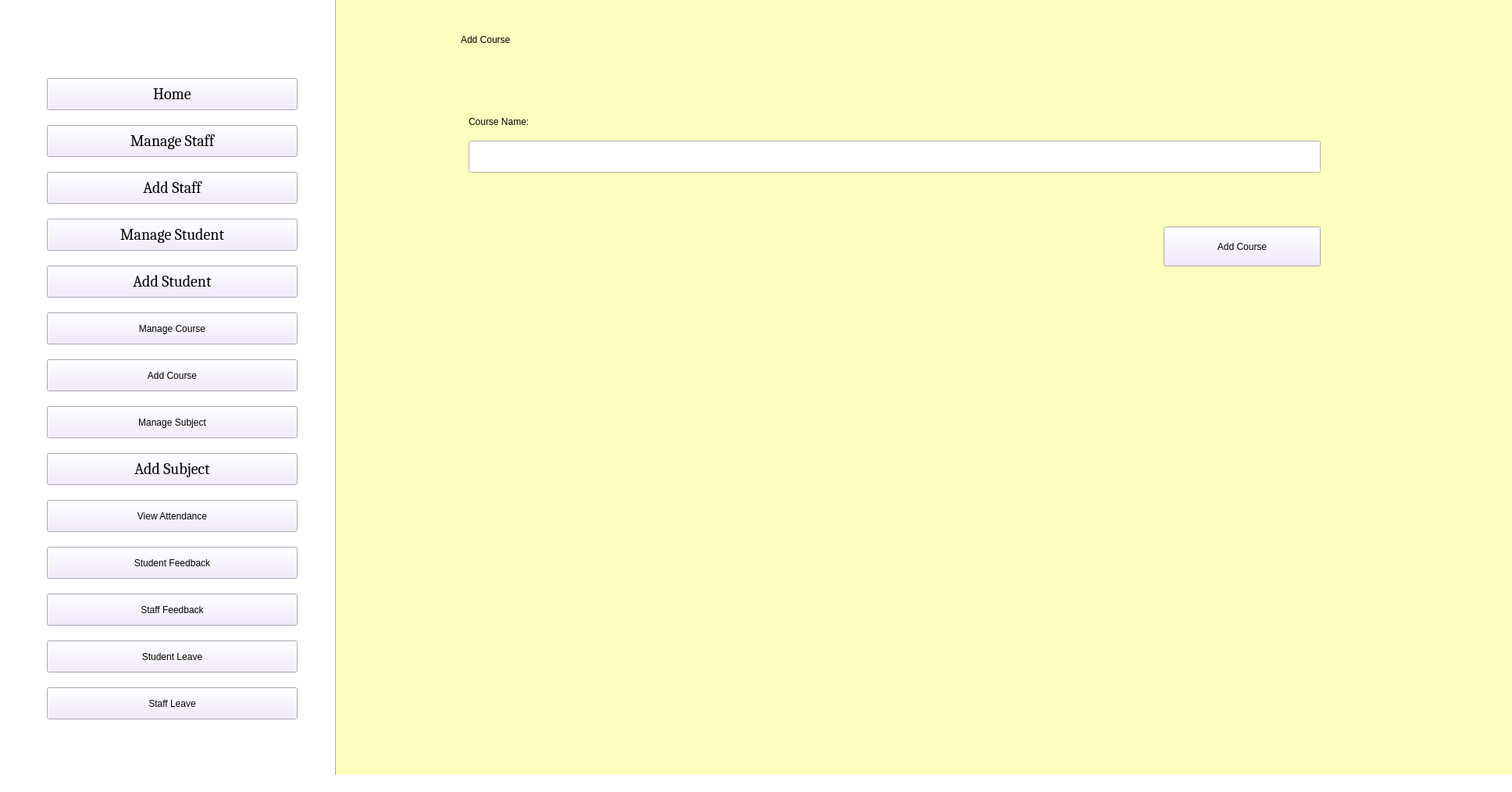
<?xml version="1.0" encoding="UTF-8"?>
<ui version="4.0">
 <class>AdminHomePage</class>
 <widget class="QMainWindow" name="AdminHomePage">
  <property name="enabled">
   <bool>true</bool>
  </property>
  <property name="geometry">
   <rect>
    <x>0</x>
    <y>0</y>
    <width>1936</width>
    <height>1014</height>
   </rect>
  </property>
  <property name="windowTitle">
   <string>Admin Home Page</string>
  </property>
  <property name="styleSheet">
   <string notr="true">background-color: rgb(255, 225, 198);
background-color: rgb(255, 255, 255);
</string>
  </property>
  <widget class="QWidget" name="centralwidget">
   <widget class="QPushButton" name="Home_b">
    <property name="geometry">
     <rect>
      <x>60</x>
      <y>100</y>
      <width>321</width>
      <height>41</height>
     </rect>
    </property>
    <property name="font">
     <font>
      <family>Cambria</family>
      <pointsize>15</pointsize>
      <weight>50</weight>
      <italic>false</italic>
      <bold>false</bold>
     </font>
    </property>
    <property name="styleSheet">
     <string notr="true">font: 15pt &quot;Cambria&quot;;
background-color: rgb(241, 231, 254);</string>
    </property>
    <property name="text">
     <string>Home</string>
    </property>
   </widget>
   <widget class="QPushButton" name="ManageStaff_b">
    <property name="geometry">
     <rect>
      <x>60</x>
      <y>160</y>
      <width>321</width>
      <height>41</height>
     </rect>
    </property>
    <property name="font">
     <font>
      <family>Cambria</family>
      <pointsize>15</pointsize>
      <weight>50</weight>
      <italic>false</italic>
      <bold>false</bold>
     </font>
    </property>
    <property name="styleSheet">
     <string notr="true">font: 15pt &quot;Cambria&quot;;
background-color: rgb(241, 231, 254);</string>
    </property>
    <property name="text">
     <string>Manage Staff</string>
    </property>
   </widget>
   <widget class="QPushButton" name="AddStaff_b">
    <property name="geometry">
     <rect>
      <x>60</x>
      <y>220</y>
      <width>321</width>
      <height>41</height>
     </rect>
    </property>
    <property name="font">
     <font>
      <family>Cambria</family>
      <pointsize>15</pointsize>
      <weight>50</weight>
      <italic>false</italic>
      <bold>false</bold>
     </font>
    </property>
    <property name="styleSheet">
     <string notr="true">font: 15pt &quot;Cambria&quot;;
background-color: rgb(241, 231, 254);</string>
    </property>
    <property name="text">
     <string>Add Staff</string>
    </property>
   </widget>
   <widget class="QPushButton" name="AddStudent_b">
    <property name="geometry">
     <rect>
      <x>60</x>
      <y>340</y>
      <width>321</width>
      <height>41</height>
     </rect>
    </property>
    <property name="font">
     <font>
      <family>Cambria</family>
      <pointsize>15</pointsize>
      <weight>50</weight>
      <italic>false</italic>
      <bold>false</bold>
     </font>
    </property>
    <property name="styleSheet">
     <string notr="true">font: 15pt &quot;Cambria&quot;;
background-color: rgb(241, 231, 254);</string>
    </property>
    <property name="text">
     <string>Add Student</string>
    </property>
   </widget>
   <widget class="QPushButton" name="ManageCourse_b">
    <property name="geometry">
     <rect>
      <x>60</x>
      <y>400</y>
      <width>321</width>
      <height>41</height>
     </rect>
    </property>
    <property name="styleSheet">
     <string notr="true">font: 15pt &quot;Cambria&quot;;
background-color: rgb(241, 231, 254);</string>
    </property>
    <property name="text">
     <string>Manage Course</string>
    </property>
   </widget>
   <widget class="QPushButton" name="AddCourse_b">
    <property name="geometry">
     <rect>
      <x>60</x>
      <y>460</y>
      <width>321</width>
      <height>41</height>
     </rect>
    </property>
    <property name="styleSheet">
     <string notr="true">font: 15pt &quot;Cambria&quot;;
background-color: rgb(241, 231, 254);</string>
    </property>
    <property name="text">
     <string>Add Course</string>
    </property>
   </widget>
   <widget class="QPushButton" name="ManageSubject_b">
    <property name="geometry">
     <rect>
      <x>60</x>
      <y>520</y>
      <width>321</width>
      <height>41</height>
     </rect>
    </property>
    <property name="styleSheet">
     <string notr="true">font: 15pt &quot;Cambria&quot;;
background-color: rgb(241, 231, 254);</string>
    </property>
    <property name="text">
     <string>Manage Subject</string>
    </property>
   </widget>
   <widget class="QPushButton" name="AddSubject_b">
    <property name="geometry">
     <rect>
      <x>60</x>
      <y>580</y>
      <width>321</width>
      <height>41</height>
     </rect>
    </property>
    <property name="font">
     <font>
      <family>Cambria</family>
      <pointsize>15</pointsize>
      <weight>50</weight>
      <italic>false</italic>
      <bold>false</bold>
     </font>
    </property>
    <property name="styleSheet">
     <string notr="true">font: 15pt &quot;Cambria&quot;;
background-color: rgb(241, 231, 254);</string>
    </property>
    <property name="text">
     <string>Add Subject</string>
    </property>
   </widget>
   <widget class="QPushButton" name="ViewAttendance_b">
    <property name="geometry">
     <rect>
      <x>60</x>
      <y>640</y>
      <width>321</width>
      <height>41</height>
     </rect>
    </property>
    <property name="styleSheet">
     <string notr="true">font: 15pt &quot;Cambria&quot;;
background-color: rgb(241, 231, 254);</string>
    </property>
    <property name="text">
     <string>View Attendance</string>
    </property>
   </widget>
   <widget class="QPushButton" name="StudentFeedback_b">
    <property name="geometry">
     <rect>
      <x>60</x>
      <y>700</y>
      <width>321</width>
      <height>41</height>
     </rect>
    </property>
    <property name="styleSheet">
     <string notr="true">font: 15pt &quot;Cambria&quot;;
background-color: rgb(241, 231, 254);</string>
    </property>
    <property name="text">
     <string>Student Feedback</string>
    </property>
   </widget>
   <widget class="QPushButton" name="StaffFeedback_b">
    <property name="geometry">
     <rect>
      <x>60</x>
      <y>760</y>
      <width>321</width>
      <height>41</height>
     </rect>
    </property>
    <property name="styleSheet">
     <string notr="true">font: 15pt &quot;Cambria&quot;;
background-color: rgb(241, 231, 254);</string>
    </property>
    <property name="text">
     <string>Staff Feedback</string>
    </property>
   </widget>
   <widget class="QPushButton" name="StudentLeave_b">
    <property name="geometry">
     <rect>
      <x>60</x>
      <y>820</y>
      <width>321</width>
      <height>41</height>
     </rect>
    </property>
    <property name="styleSheet">
     <string notr="true">font: 15pt &quot;Cambria&quot;;
background-color: rgb(241, 231, 254);</string>
    </property>
    <property name="text">
     <string>Student Leave</string>
    </property>
   </widget>
   <widget class="QPushButton" name="ManageStudent_b">
    <property name="geometry">
     <rect>
      <x>60</x>
      <y>280</y>
      <width>321</width>
      <height>41</height>
     </rect>
    </property>
    <property name="font">
     <font>
      <family>Cambria</family>
      <pointsize>15</pointsize>
      <weight>50</weight>
      <italic>false</italic>
      <bold>false</bold>
     </font>
    </property>
    <property name="styleSheet">
     <string notr="true">font: 15pt &quot;Cambria&quot;;
background-color: rgb(241, 231, 254);</string>
    </property>
    <property name="text">
     <string>Manage Student</string>
    </property>
   </widget>
   <widget class="QPushButton" name="StaffLeave_b">
    <property name="geometry">
     <rect>
      <x>60</x>
      <y>880</y>
      <width>321</width>
      <height>41</height>
     </rect>
    </property>
    <property name="styleSheet">
     <string notr="true">font: 15pt &quot;Cambria&quot;;
background-color: rgb(241, 231, 254);</string>
    </property>
    <property name="text">
     <string>Staff Leave</string>
    </property>
   </widget>
   <widget class="Line" name="line">
    <property name="geometry">
     <rect>
      <x>420</x>
      <y>-50</y>
      <width>20</width>
      <height>1081</height>
     </rect>
    </property>
    <property name="orientation">
     <enum>Qt::Vertical</enum>
    </property>
   </widget>
   <widget class="QLabel" name="AdminAddCourse_l">
    <property name="geometry">
     <rect>
      <x>430</x>
      <y>-10</y>
      <width>1671</width>
      <height>1031</height>
     </rect>
    </property>
    <property name="styleSheet">
     <string notr="true">background-color: rgb(252, 255, 190);</string>
    </property>
    <property name="text">
     <string/>
    </property>
   </widget>
   <widget class="QLabel" name="AddCourse_l">
    <property name="geometry">
     <rect>
      <x>590</x>
      <y>30</y>
      <width>1351</width>
      <height>41</height>
     </rect>
    </property>
    <property name="styleSheet">
     <string notr="true">font: 75 17pt &quot;Times New Roman&quot;;
background-color: rgb(252, 255, 190);
</string>
    </property>
    <property name="text">
     <string>Add Course</string>
    </property>
   </widget>
   <widget class="QPushButton" name="AddCourse_b_2">
    <property name="geometry">
     <rect>
      <x>1490</x>
      <y>290</y>
      <width>201</width>
      <height>51</height>
     </rect>
    </property>
    <property name="styleSheet">
     <string notr="true">font: 12pt &quot;Cambria&quot;;
background-color: rgb(241, 231, 254);</string>
    </property>
    <property name="text">
     <string>Add Course</string>
    </property>
   </widget>
   <widget class="QLineEdit" name="CoursetName_cb">
    <property name="geometry">
     <rect>
      <x>600</x>
      <y>180</y>
      <width>1091</width>
      <height>41</height>
     </rect>
    </property>
    <property name="styleSheet">
     <string notr="true">font: 15pt &quot;Times New Roman&quot;;</string>
    </property>
   </widget>
   <widget class="QLabel" name="CourseName_l">
    <property name="geometry">
     <rect>
      <x>600</x>
      <y>140</y>
      <width>361</width>
      <height>31</height>
     </rect>
    </property>
    <property name="styleSheet">
     <string notr="true">font: 15pt &quot;Times New Roman&quot;;
background-color: rgb(252, 255, 190);
</string>
    </property>
    <property name="text">
     <string>Course Name:</string>
    </property>
   </widget>
  </widget>
  <widget class="QStatusBar" name="statusbar"/>
 </widget>
 <resources/>
 <connections/>
</ui>
